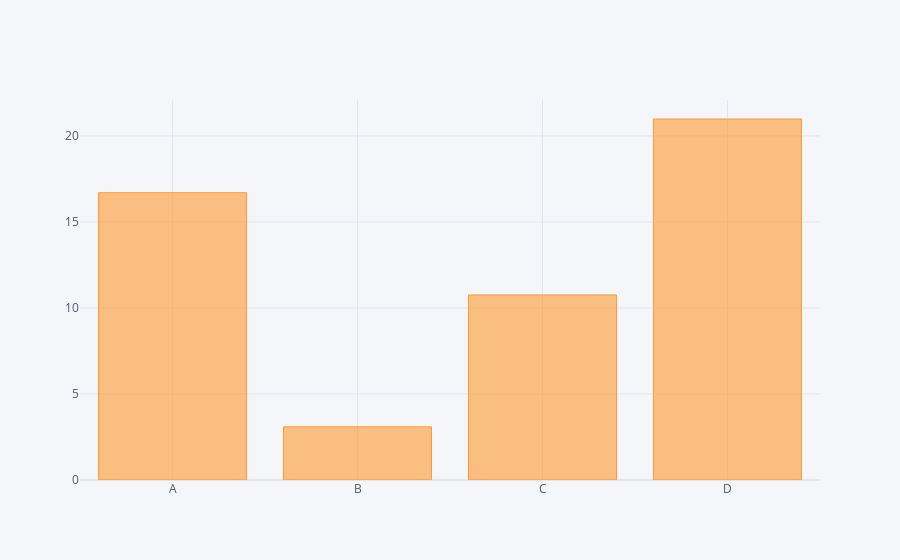

The code cell stored with this chart in its notebook:
### Code cell
df.sum().iplot(kind='bar')

### Figure 1 — Plotly figure (JSON) as saved in the notebook; plotly's stock layout.template omitted (floating-point values rounded to 4 significant figures)
{"data": [{"marker": {"color": "rgba(255, 153, 51, 0.6)", "line": {"color": "rgba(255, 153, 51, 1.0)", "width": 1}}, "name": "None", "orientation": "v", "text": "", "type": "bar", "x": ["A", "B", "C", "D"], "y": [16.7, 3.09, 10.75, 20.98]}], "layout": {"legend": {"bgcolor": "#F5F6F9", "font": {"color": "#4D5663"}}, "paper_bgcolor": "#F5F6F9", "plot_bgcolor": "#F5F6F9", "title": {"font": {"color": "#4D5663"}}, "xaxis": {"gridcolor": "#E1E5ED", "showgrid": true, "tickfont": {"color": "#4D5663"}, "title": {"font": {"color": "#4D5663"}, "text": ""}, "zerolinecolor": "#E1E5ED"}, "yaxis": {"gridcolor": "#E1E5ED", "showgrid": true, "tickfont": {"color": "#4D5663"}, "title": {"font": {"color": "#4D5663"}, "text": ""}, "zerolinecolor": "#E1E5ED"}}}
